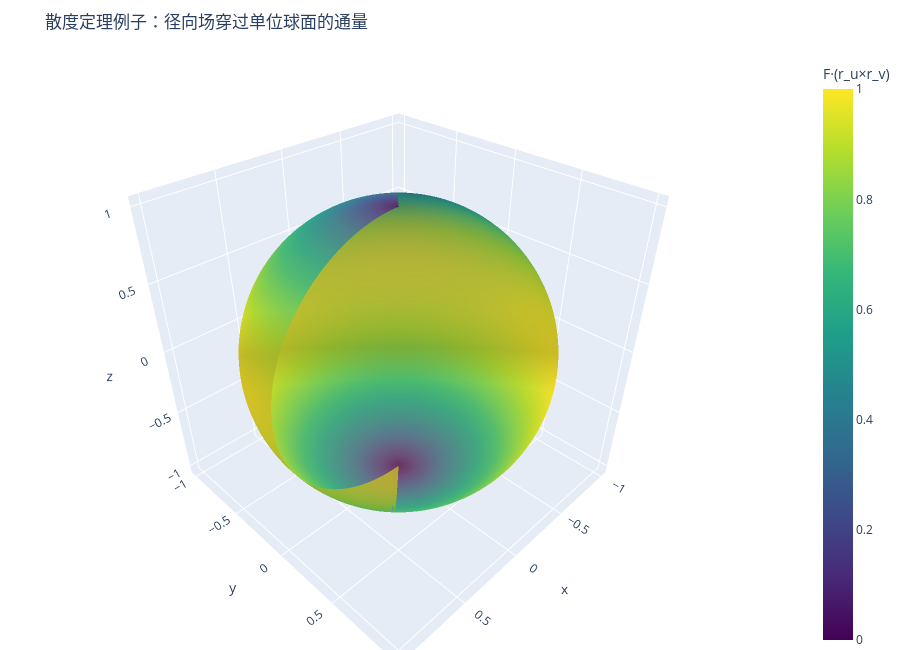
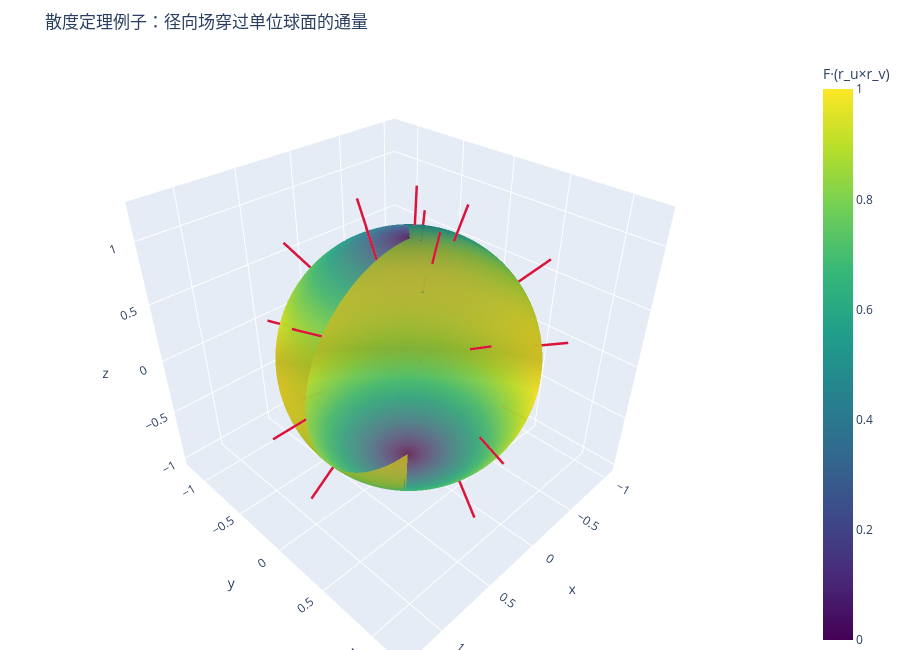

Notebook code for these charts, in order:
### Markdown cell above
## 7. 散度定理：体内源汇与边界通量

散度定理把三维区域内部的散度积分与边界曲面的通量联系起来：

\[
\iiint_E \nabla\cdot\mathbf F\,dV=\iint_{\partial E}\mathbf F\cdot\mathbf n\,dS.
\]

下面用单位球和径向场 \(\mathbf F=(x,y,z)\) 做数值实验。此时 \(\nabla\cdot\mathbf F=3\)，体积分是 \(3\cdot\frac{4\pi}{3}=4\pi\)。球面上 \(\mathbf F\) 正好等于外法向单位向量，所以边界通量也是 \(4\pi\)。

### Code cell
# 单位球参数化：r(u,v)=(sin u cos v, sin u sin v, cos u)。
u = np.linspace(0, np.pi, 120)
v = np.linspace(0, 2 * np.pi, 160)
U, V = np.meshgrid(u, v, indexing="ij")
X_sphere = np.sin(U) * np.cos(V)
Y_sphere = np.sin(U) * np.sin(V)
Z_sphere = np.cos(U)


# 三维径向场 F=(x,y,z)。
def radial_3d_field(x, y, z):
    return x, y, z


# 用通量积分计算球面边界上的通量。
flux_sphere, flux_density_sphere, normal_cross_sphere = flux_surface_integral(
    radial_3d_field,
    X_sphere,
    Y_sphere,
    Z_sphere,
    u,
    v,
)

# 体内散度积分的解析值。
volume_integral_div = 4 * np.pi

# 绘制球面，并用颜色显示通量密度。
fig = plot_surface_with_color(
    X_sphere,
    Y_sphere,
    Z_sphere,
    flux_density_sphere,
    title="散度定理例子：径向场穿过单位球面的通量",
    colorbar_title="F·(r_u×r_v)",
    colorscale="Viridis",
    opacity=0.82,
)

# 选取若干球面点，画出向外的径向向量。
sample = np.s_[12:-12:24, 0:-1:32]
origins = np.stack([X_sphere[sample].ravel(), Y_sphere[sample].ravel(), Z_sphere[sample].ravel()], axis=1)
vectors = origins.copy()
vectors = np.array([normalize_vector(vec) for vec in vectors])
add_vector_segments_3d(fig, origins, vectors, name="F=(x,y,z)", color="crimson", scale=0.28)
fig.show()

print(f"边界通量 ∬_∂E F·n dS ≈ {flux_sphere:.6f}")
print(f"体内散度积分 ∭_E div F dV = 4π ≈ {volume_integral_div:.6f}")
print(f"误差 ≈ {abs(flux_sphere - volume_integral_div):.3e}")

### Figure 1 — Plotly figure (JSON) as saved in the notebook; plotly's stock layout.template omitted (floating-point values rounded to 4 significant figures; data arrays with more than 128 entries replaced by an {"elided": "..."} marker saying what was removed)
{"data": [{"colorbar": {"title": {"text": "F·(r_u×r_v)"}}, "colorscale": [[0, "#440154"], [0.1111, "#482878"], [0.2222, "#3e4989"], [0.3333, "#31688e"], [0.4444, "#26828e"], [0.5556, "#1f9e89"], [0.6667, "#35b779"], [0.7778, "#6ece58"], [0.8889, "#b5de2b"], [1, "#fde725"]], "name": "曲面", "opacity": 0.82, "surfacecolor": {"elided": "120x160 float values"}, "type": "surface", "x": {"elided": "120x160 float values"}, "y": {"elided": "120x160 float values"}, "z": {"elided": "120x160 float values"}}], "layout": {"height": 650, "margin": {"b": 0, "l": 0, "r": 0, "t": 55}, "scene": {"aspectmode": "data", "xaxis": {"title": {"text": "x"}}, "yaxis": {"title": {"text": "y"}}, "zaxis": {"title": {"text": "z"}}}, "title": {"text": "散度定理例子：径向场穿过单位球面的通量"}, "width": 900}}

### Figure 2 — Plotly figure (JSON) as saved in the notebook; plotly's stock layout.template omitted (floating-point values rounded to 4 significant figures; data arrays with more than 128 entries replaced by an {"elided": "..."} marker saying what was removed)
{"data": [{"colorbar": {"title": {"text": "F·(r_u×r_v)"}}, "colorscale": [[0, "#440154"], [0.1111, "#482878"], [0.2222, "#3e4989"], [0.3333, "#31688e"], [0.4444, "#26828e"], [0.5556, "#1f9e89"], [0.6667, "#35b779"], [0.7778, "#6ece58"], [0.8889, "#b5de2b"], [1, "#fde725"]], "name": "曲面", "opacity": 0.82, "surfacecolor": {"elided": "120x160 float values"}, "type": "surface", "x": {"elided": "120x160 float values"}, "y": {"elided": "120x160 float values"}, "z": {"elided": "120x160 float values"}}, {"line": {"color": "crimson", "width": 5}, "mode": "lines", "name": "F=(x,y,z)", "type": "scatter3d", "x": [0.3115, 0.3988, null, 0.09392, 0.1202, null, -0.2549, -0.3263, null, -0.2476, -0.317, null, 0.1056, 0.1351, null, 0.8136, 1.041, null, 0.2453, 0.314, null, -0.6657, -0.8521, null, -0.6467, -0.8278, null, 0.2758, 0.353, null, 0.9999, 1.28, null, 0.3015, 0.3859, null, -0.8181, -1.047, null, -0.7948, -1.017, null, 0.3389, 0.4338, null, 0.798, 1.021, null, 0.2406, 0.308, null, -0.6529, -0.8358, null, -0.6343, -0.8119, null, 0.2705, 0.3462, null], "y": [0, 0, null, 0.297, 0.3802, null, 0.1791, 0.2293, null, -0.189, -0.242, null, -0.2931, -0.3752, null, 0, 0, null, 0.7758, 0.993, null, 0.4678, 0.5988, null, -0.4937, -0.632, null, -0.7655, -0.9798, null, 0, 0, null, 0.9534, 1.22, null, 0.5749, 0.7358, null, -0.6067, -0.7766, null, -0.9407, -1.204, null, 0, 0, null, 0.7609, 0.9739, null, 0.4588, 0.5873, null, -0.4842, -0.6198, null, -0.7508, -0.961, null], "z": [0.9502, 1.216, null, 0.9502, 1.216, null, 0.9502, 1.216, null, 0.9502, 1.216, null, 0.9502, 1.216, null, 0.5814, 0.7441, null, 0.5814, 0.7441, null, 0.5814, 0.7441, null, 0.5814, 0.7441, null, 0.5814, 0.7441, null, -0.0132, -0.0169, null, -0.0132, -0.0169, null, -0.0132, -0.0169, null, -0.0132, -0.0169, null, -0.0132, -0.0169, null, -0.6026, -0.7714, null, -0.6026, -0.7714, null, -0.6026, -0.7714, null, -0.6026, -0.7714, null, -0.6026, -0.7714, null]}], "layout": {"height": 650, "margin": {"b": 0, "l": 0, "r": 0, "t": 55}, "scene": {"aspectmode": "data", "xaxis": {"title": {"text": "x"}}, "yaxis": {"title": {"text": "y"}}, "zaxis": {"title": {"text": "z"}}}, "title": {"text": "散度定理例子：径向场穿过单位球面的通量"}, "width": 900}}
